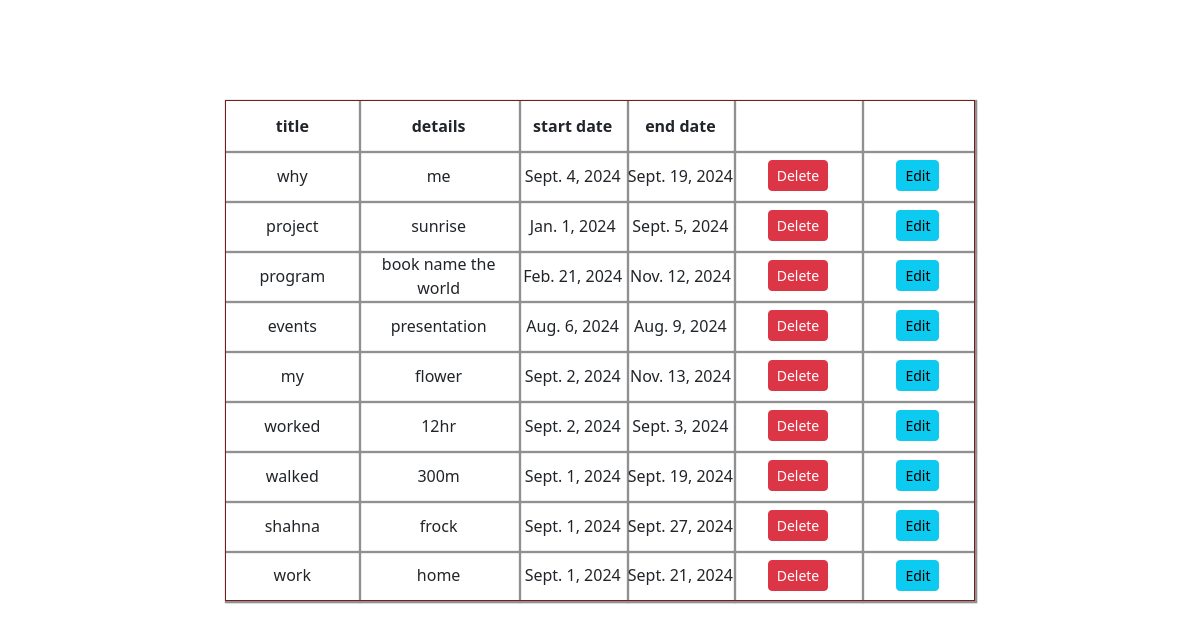
The page /show on the database its author committed.
### app2/models.py (models this page shows, shortened)
class Todo(models.Model):
    title=models.CharField(max_length=200)
    details=models.CharField(max_length=200)
    startdate=models.DateField(max_length=200)
    enddate=models.DateField(max_length=200)

### app2/views.py (the view)
# urls.py: path('show',views.showfunction,name='show'),
def showfunction(request):
    finalcall=Todo.objects.all()
    return render(request,'show.html',{'final':finalcall})

### templates/show.html (shortened to what this page needs)
<!DOCTYPE html>
{% load static %}
<html lang="en">
<head>
    <link rel="stylesheet" href="{% static "css/table.css" %}">
    <link href="https://cdn.jsdelivr.net/npm/bootstrap@5.3.3/dist/css/bootstrap.min.css" rel="stylesheet">
</head>
<body>
    <div class="students">
        <table >
            <tr>
                <th>title</th>
                <th> details</th>
                <th> start date</th>
                <th> end date</th>
                <th></th>
                <th></th>
            </tr>
                {% for i in final %}
                <tr>
                    <td>{{i.title}}</td>
                    <td>{{i.details}}</td>
                    <td>{{i.startdate}}</td>
                    <td>{{i.enddate}}</td>
                    <td>
                        <a href="{% url "remove" i.id %}">
                            <button  class="btn btn-danger btn-sm">Delete</button>
                        </a>
                    </td>
                    <td>
                        <a href="{% url "edit" i.id %}">
                            <button type="button" class="btn btn-info btn-sm">Edit</button>
                        </a>
                    </td>
                </tr>
                {% endfor %}
        </table>
    </div>
</body>
</html>

### static/css/table.css (style rules this page uses)
table,th,td { border: 1px solid rgb(116, 30, 30); box-shadow:1px 1px 1px 1px rgb(145, 144, 144); width: 750px; height: 50px; text-align: center; caption-side: bottom; border-collapse: collapse; }
.students { display: flex; justify-content: center; padding-top: 100px; padding-bottom: 5em; }

### rows shown on the page
Todo: title "why", details "me", startdate "Sept. 4, 2024", enddate "Sept. 19, 2024"
Todo: title "project", details "sunrise", startdate "Jan. 1, 2024", enddate "Sept. 5, 2024"
Todo: title "program", details "book name the world", startdate "Feb. 21, 2024", enddate "Nov. 12, 2024"
Todo: title "events", details "presentation", startdate "Aug. 6, 2024", enddate "Aug. 9, 2024"
Todo: title "my", details "flower", startdate "Sept. 2, 2024", enddate "Nov. 13, 2024"
Todo: title "worked", details "12hr", startdate "Sept. 2, 2024", enddate "Sept. 3, 2024"
Todo: title "walked", details "300m", startdate "Sept. 1, 2024", enddate "Sept. 19, 2024"
Todo: title "shahna", details "frock", startdate "Sept. 1, 2024", enddate "Sept. 27, 2024"
Todo: title "work", details "home", startdate "Sept. 1, 2024", enddate "Sept. 21, 2024"
